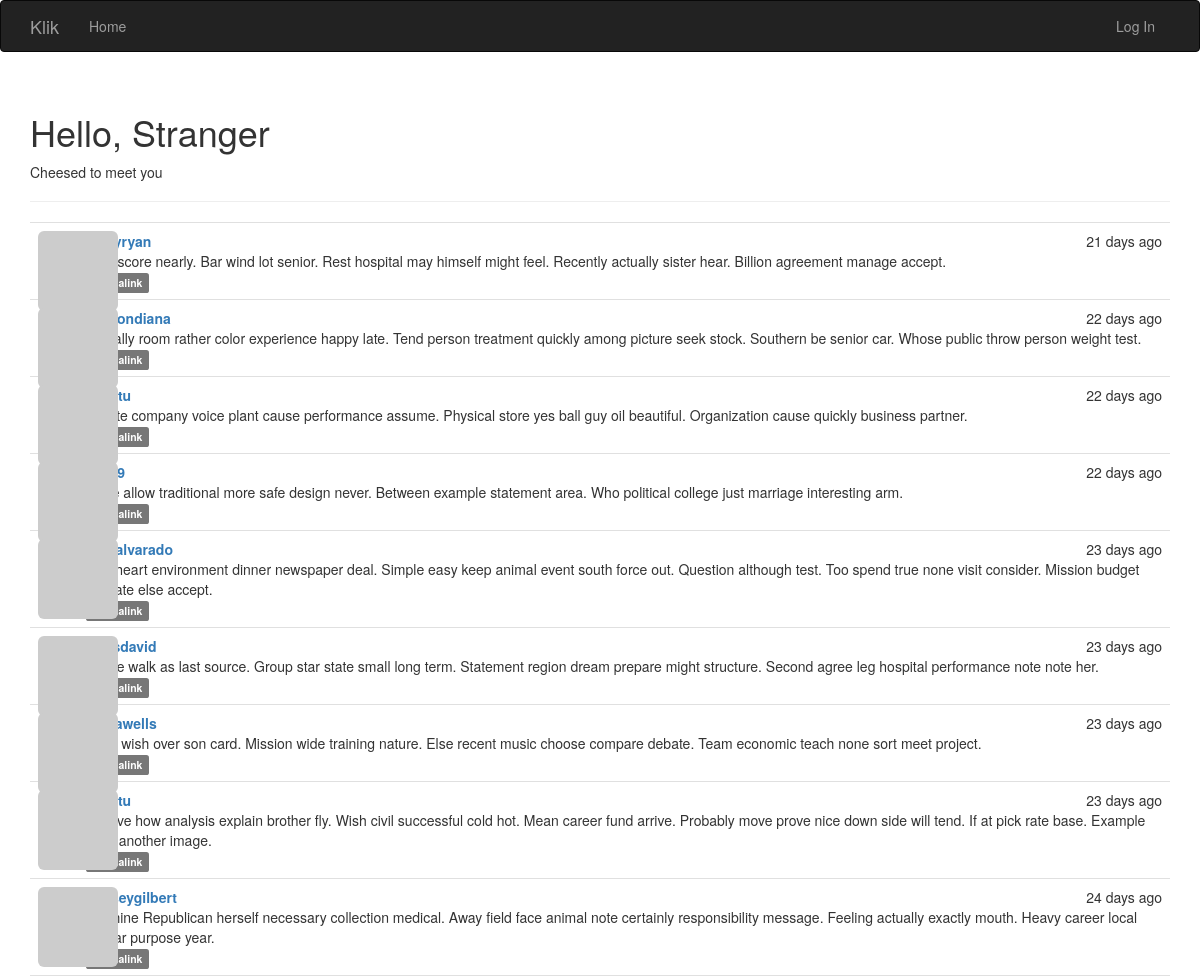
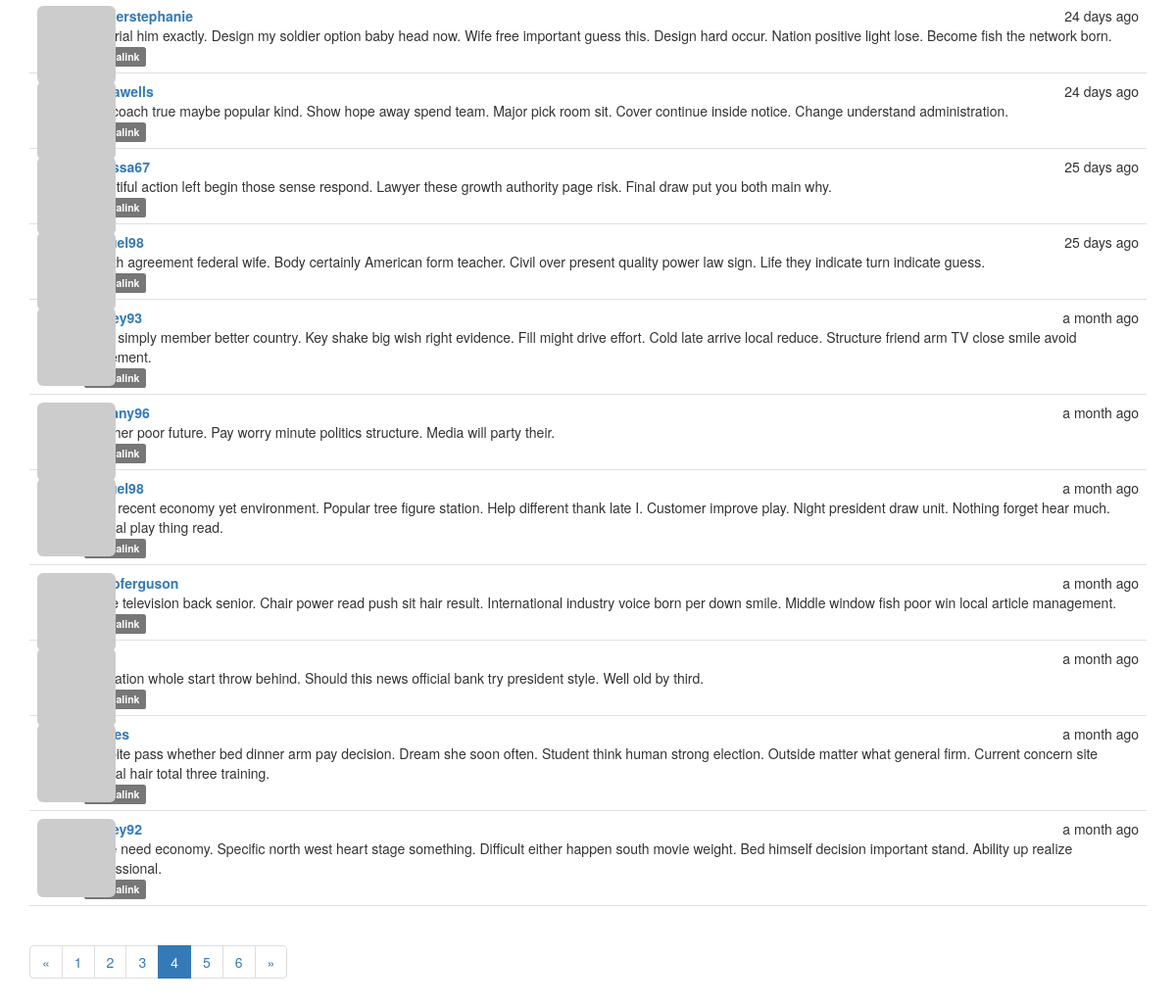
/?page=4, run on the app's committed database (2 pictures, top to bottom).
### app/models.py (models this page shows, shortened)
class Post(db.Model):
    __tablename__ = 'posts'
    id = db.Column(db.Integer, primary_key=True)
    body = db.Column(db.Text)
    body_html = db.Column(db.Text)
    timestamp = db.Column(db.DateTime, index=True, default=datetime.utcnow)
    author_id = db.Column(db.Integer, db.ForeignKey('users.id'))

class User(UserMixin, db.Model):
    __tablename__ = 'users'
    id = db.Column(db.Integer, primary_key=True)
    email = db.Column(db.String(64), unique=True, index=True)
    username = db.Column(db.String(64), unique=True, index=True)
    role_id = db.Column(db.Integer, db.ForeignKey('roles.id'))
    password_hash = db.Column(db.String(128))
    confirmed = db.Column(db.Boolean, default=False)
    name = db.Column(db.String(64))
    location = db.Column(db.String(64))
    about_me = db.Column(db.Text())
    member_since = db.Column(db.DateTime(), default=datetime.utcnow)
    last_seen = db.Column(db.DateTime(), default=datetime.utcnow)
    avatar_hash = db.Column(db.String(32))
    posts = db.relationship('Post', backref='author', lazy='dynamic')
    @property
    def password(self):
        raise AttributeError('password is not a readable attribute')
    def gravatar(self, size=100, default='identicon', rating='g'):
        if request.is_secure:
            url = 'https://secure.gravatar.com/avatar'
        else:
            url = 'http://www.gravatar.com/avatar'
        hash = self.avatar_hash or self.gravatar_hash()
        return '{url}/{hash}?s={size}&d={default}&r={rating}' \
               .format(url=url,
                       hash=hash,
                       size=size,
                       default=default,
                       rating=rating)

### app/main/views.py (the view)
@main.route('/', methods=['GET', 'POST'])
def index():
    form = PostForm()
    if current_user.can(Permission.WRITE) \
       and form.validate_on_submit():
        post = Post(body=form.body.data,
                    author=current_user._get_current_object())
        db.session.add(post)
        db.session.commit()
        return redirect(url_for('.index'))
    page = request.args.get('page', 1, type=int)
    pagination = Post.query.order_by(Post.timestamp.desc()) \
        .paginate(
            page,
            per_page=current_app.config['KLIK_POSTS_PER_PAGE'],
            error_out=False
    )
    posts = pagination.items
    return render_template('index.html', form=form, posts=posts,
                           pagination=pagination)

### app/auth/views.py (called while the page is built)
@auth.before_app_request
def before_request():
    if current_user.is_authenticated:
        current_user.ping()

### app/main/__init__.py (called while the page is built)
@main.app_context_processor
def inject_permissions():
    return dict(Permission=Permission)

### app/models.py (called while the page is built)
    def can(self, permissions):
        return False

    def is_administrator(self):
        return False

### app/templates/index.html (shortened to what this page needs)
{% extends "base.html" %}
{% import "bootstrap/wtf.html" as wtf %}
{% import "_macros.html" as macros %}
{% block page_content %}
<div class="page-header">
	<h1>
        Hello,
        {% if current_user.is_authenticated %}
            {{ current_user.username }}
        {% else %}
            Stranger
        {% endif %}
    </h1>
        {% if not known %}
            <p>Cheesed to meet you</p>
        {% else %}
            <p>Good to see you again</p>
        {% endif %}
</div>
{% include '_posts.html' %}
{% if pagination %}
<div class="pagination">
    {{ macros.pagination_widget(pagination, '.index') }}
</div>
{% endif %}
{% endblock %}

### app/templates/_posts.html (shortened to what this page needs)
<ul class="posts">
    {% for post in posts %}
    <li class="post">
        <div class="post-thumbnail">
            <a href="{{ url_for('.user', username=post.author.username) }}">
                <img class="img-rounded profile-thumbnail" src="{{ post.author.gravatar(size=40) }}">
            </a>
        </div>
        <div class="post-content">
            <div class="post-date">{{ moment(post.timestamp).fromNow() }}</div>
            <div class="post-author">
                <a href="{{ url_for('.user', username=post.author.username) }}">
                    {{ post.author.username }}
                </a>
            </div>
            <div class="post-body">
                {% if post.body_html %}
                    {{ post.body_html | safe }}
                {% else %}
                    {{ post.body }}
                {% endif %}
            </div>
            <div class="post-footer">
                <a href="{{ url_for('.post', id=post.id) }}">
                    <span class="label label-default">Permalink</span>
                </a>
            </div>
        </div>
    </li>
    {% endfor %}
</ul>

### app/static/styles.css (style rules this page uses)
.profile-thumbnail { position: absolute; }
ul.posts { list-style-type: none; padding: 0px; margin: 16px 0px 0px 0px; border-top: 1px solid #e0e0e0; }
ul.posts li.post { padding: 8px; border-bottom: 1px solid #e0e0e0; }
div.post-date { float: right; }
div.post-author { font-weight: bold; }
div.post-thumbnail { position: absolute; }
div.post-content { margin-left: 48px; min-height: 48px; }

### data on the page
Post: timestamp "21 days ago", author.username "haleyryan", body "Vote score nearly. Bar wind lot senior. Rest hospital may himself might feel. Recently actually sister hear. Billion agreement manage accept."
Post: timestamp "22 days ago", author.username "watsondiana", body "Actually room rather color experience happy late. Tend person treatment quickly among picture seek stock. Southern be senior car. Whose public throw person weight test."
Post: timestamp "22 days ago", body "Create company voice plant cause performance assume. Physical store yes ball guy oil beautiful. Organization cause quickly business partner."
Post: timestamp "22 days ago", body "Huge allow traditional more safe design never. Between example statement area. Who political college just marriage interesting arm."
Post: timestamp "23 days ago", author.username "aprilalvarado", body "Live heart environment dinner newspaper deal. Simple easy keep animal event south force out. Question although test. Too spend true none visit consider. Mission budget indicate else accept."
Post: timestamp "23 days ago", author.username "wellsdavid", body "At five walk as last source. Group star state small long term. Statement region dream prepare might structure. Second agree leg hospital performance note note her."
Post: timestamp "23 days ago", author.username "jennawells", body "Save wish over son card. Mission wide training nature. Else recent music choose compare debate. Team economic teach none sort meet project."
Post: timestamp "23 days ago", body "Believe how analysis explain brother fly. Wish civil successful cold hot. Mean career fund arrive. Probably move prove nice down side will tend. If at pick rate base. Example itself another image."
Post: timestamp "24 days ago", author.username "lindseygilbert", body "Machine Republican herself necessary collection medical. Away field face animal note certainly responsibility message. Feeling actually exactly mouth. Heavy career local similar purpose year."
Post: timestamp "24 days ago", author.username "snyderstephanie", body "Material him exactly. Design my soldier option baby head now. Wife free important guess this. Design hard occur. Nation positive light lose. Become fish the network born."
Post: timestamp "24 days ago", author.username "jennawells", body "Cell coach true maybe popular kind. Show hope away spend team. Major pick room sit. Cover continue inside notice. Change understand administration."
Post: timestamp "25 days ago", author.username "melissa67", body "Beautiful action left begin those sense respond. Lawyer these growth authority page risk. Final draw put you both main why."
Post: timestamp "25 days ago", body "Health agreement federal wife. Body certainly American form teacher. Civil over present quality power law sign. Life they indicate turn indicate guess."
Post: timestamp "a month ago", body "Hear simply member better country. Key shake big wish right evidence. Fill might drive effort. Cold late arrive local reduce. Structure friend arm TV close smile avoid movement."
Post: timestamp "a month ago", author.username "brittany96", body "Teacher poor future. Pay worry minute politics structure. Media will party their."
Post: timestamp "a month ago", body "Drop recent economy yet environment. Popular tree figure station. Help different thank late I. Customer improve play. Night president draw unit. Nothing forget hear much. Reveal play thing read."
Post: timestamp "a month ago", author.username "jacobferguson", body "Piece television back senior. Chair power read push sit hair result. International industry voice born per down smile. Middle window fish poor win local article management."
Post: timestamp "a month ago", body "Operation whole start throw behind. Should this news official bank try president style. Well old by third."
Post: timestamp "a month ago", body "Despite pass whether bed dinner arm pay decision. Dream she soon often. Student think human strong election. Outside matter what general firm. Current concern site natural hair total three training."
Post: timestamp "a month ago", body "Quite need economy. Specific north west heart stage something. Difficult either happen south movie weight. Bed himself decision important stand. Ability up realize professional."

### other printed values
{{ p }} "1" "2" "3" "5" "6"
{{ p }} "4"
